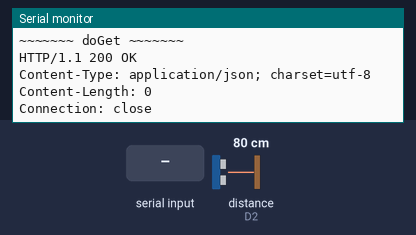
This sketch was run on a simulated ESP8266 (NodeMCU). On the bench: the last lines printed to the serial monitor. Wiring (inferred from the names in the program): ultrasonic range finder: trigger D1; echo D2. The inputs (shaded band) are chosen by the test bench; at power-on: distance to the obstacle (sensor on D2) 80 cm. The echo pulse lasts 58.3 µs per cm; WiFi joins after 1.5 s; servers stay silent unless stated; uploads are accepted with an empty reply.

Above: at 2.8 s.
2.9 s: "weight1: \n" received over Serial
10.4 s: "level1: \n" received over Serial
19.7 s: "1\n" received over Serial
30.5 s: distance to the obstacle (sensor on D2) set to 2 cm
At 37.4 s:
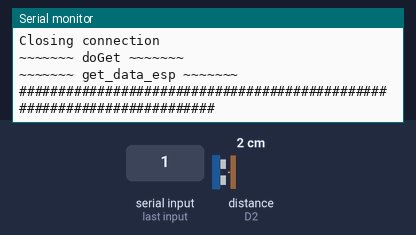
38.0 s: distance to the obstacle (sensor on D2) set to 4 cm
At 41.85 s:
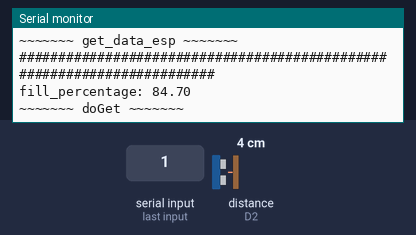
Timing chart, 0 to 43.4 s (numbered marks = the images above; inputs shaded):
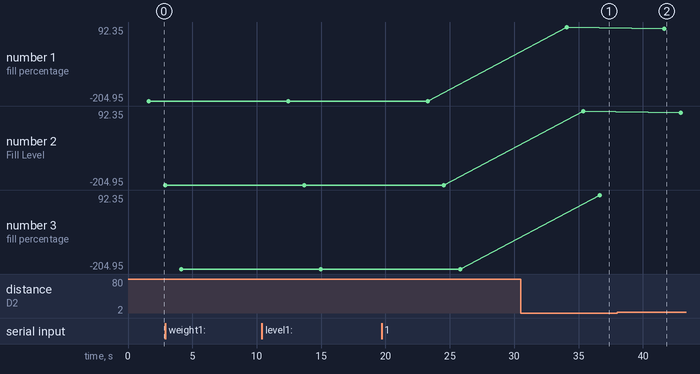

Measured:
- after the input at 30.5 s, the serial monitor: prints a new line after 3.6 s (image 1)
- after the input at 38.0 s, the serial monitor: prints a new line after 3.7 s (image 2)
- plotted number 1: -204.95 → 92.35 after the input at 30.5 s, 92.35 → 84.7 after the input at 38.0 s
- plotted number 2: -204.95 → 92.35 after the input at 30.5 s, 92.35 → 84.7 after the input at 38.0 s
- plotted number 3: -204.95 → 92.35 after the input at 30.5 s, 92.35 → 84.7 after the input at 38.0 s

The sketch:

ESP8266_XAMPP_Trashbin.ino
```cpp
#include <ESP8266WiFi.h>
#include <WiFiClient.h>

#include "HC_SR.h"

const char* ssid = "MINH";
const char* password = "123456789";
String ipAddress = "192.168.177.35";
const int httpPort = 8080;

const unsigned long eventInterval = 5000;
unsigned long previousTime = 0;

String UserID;
String weight1;
String weight2;

WiFiClient client;
void setup() {
    Serial.println("============ Setup ============");
    Serial.begin(115200);
    delay(100);
    // ------------- Connect to WiFi network
    Serial.print("Connecting to ");
    Serial.println(ssid);

    WiFi.begin(ssid, password);
    while (WiFi.status() != WL_CONNECTED) {
        delay(500);
        Serial.print(".");
    }
    Serial.println("WiFi connected");

    // Make GET request
    Serial.println("Making GET request...");
    while (!Serial) {
        ; // wait for serial port to connect. Needed for native USB port only
    }
}

void doGet(String get_command){
    Serial.println("~~~~~~~ doGet ~~~~~~~");
    //a.Connect
    if (!client.connect(ipAddress, httpPort)) {
        Serial.println("Connection failed");
        return;
    }
    //b.doGet
    client.print(get_command);
    //delay(500);
    String host = "Host: " + ipAddress + "\r\n";
    client.print(host);
    //c.Close Connection
    client.print("Connection: close\r\n\r\n");
    while (client.connected()) {
        String line = client.readStringUntil('\n');
        Serial.println(line);
    }
    Serial.print("get_command: "); Serial.println(get_command);
    Serial.println("Closing connection");
    Serial.println("~~~~~~~ doGet ~~~~~~~");
}

void get_data_esp(){
    Serial.println("~~~~~~~ get_data_esp ~~~~~~~");
    if (Serial.available() > 0) {
        String received = Serial.readString();
        //Code to split each elements from received string
        int first = 0;
        int last = 0;
        int index = 0;
        while (last >= 0) {
            last = received.indexOf('/', first);
            if (last >= 0) {
                String part = received.substring(first, last);
//                Serial.println(part);Serial.print(",");
                if (index == 0) {
                    UserID = part;
                } else if (index == 1) {
                    weight1 = part;
                }
                first = last + 1;
                index++;
            }
        }

        weight2 = received.substring(first);
        delay(1000);
//        Serial.print("UserID: ");
        Serial.println(UserID);
//        Serial.print("weight1: ");
        Serial.println(weight1);
//        Serial.print("weight2: ");
        Serial.println(weight2);
        String doGet_history2 = String("GET /IOC_Project/update_history.php?")
                    +  String("&UserID=") + String(UserID)
                    +  String("&OrganicWaste_kg=") + String(weight1)
                    +  String("&InorganicWaste_kg=") + String(weight2)
                    +  " HTTP/1.1\r\n";
        doGet(doGet_history2);
    }
}

void update_fillLevel(){
    float bin_height = 26.00;
    float level1 = trash_level(trigPin, echoPin);
    float fill_percentage = 100-((level1/bin_height)*100);

    //Serial.print("level1: ");Serial.println(level1);
    Serial.print("fill_percentage: ");Serial.println(fill_percentage);

    // Update fill level table //
    String doGet_fillLevel = String("GET /IOC_Project/update_Fill_Level.php?")
                    +  String("&BinID=") + String("1")
                    +  String("&Fill_Level=") + String(fill_percentage) //fill_percentage
                    +  " HTTP/1.1\r\n";
    doGet(doGet_fillLevel);
    // Update fill pct table // -- show avg of month of BinID '1'
    String doGet_fill_percentage = String("GET /IOC_Project/update_fill_pct.php?")
                    +  String("&BinID=") + String("1")
                    +  String("&fill_percentage=") + String(fill_percentage)
                    +  " HTTP/1.1\r\n";
    doGet(doGet_fill_percentage);
}


void loop(){
    update_fillLevel();
    get_data_esp();
    Serial.println("########################################################################");
    delay(5000);
}


/************************
Loop: Every 5 sec,
- update_fillLevel() |delay: 0
- get_data_esp |delay: 0
***********************/
```

HC_SR.cpp
```cpp
#include "HC_SR.h"

// defines variables
long duration;
float distance;
//long duration_2;
//float distance_2;

//void initHC_SR() {
//    pinMode(trigPin_2, OUTPUT); // Sets the trigPin as an Output
//    pinMode(echoPin_2, INPUT); // Sets the echoPin as an Input
//}

float trash_level(int trigPin, int echoPin) {
    //init
    pinMode(trigPin, OUTPUT); // Sets the trigPin as an Output
    pinMode(echoPin, INPUT); // Sets the echoPin as an Input

    // Clears the trigPin
    digitalWrite(trigPin, LOW);
    delayMicroseconds(100);
    // Sets the trigPin on HIGH state for 10 micro seconds
    digitalWrite(trigPin, HIGH);
    delayMicroseconds(10);
    digitalWrite(trigPin, LOW);

    // Reads the echoPin, returns the sound wave travel time in microseconds
    duration = pulseIn(echoPin, HIGH);
    // Calculating the distance
    distance = duration * 0.034 / 2;
    // Prints the distance on the Serial Monitor
//    Serial.print("Distance: ");
//    Serial.println(distance);
    return distance;

}
```

HC_SR.h
```cpp
#ifndef __HC_SR_H__
#define __HC_SR_H__

#include<Arduino.h>

//Huu co
#define trigPin D1
#define echoPin D2
//Vo co
#define trigPin2 D3
#define echoPin2 D4

//const int trigPin = 2;
//const int echoPin = 3;
//const int trigPin_2 = 4;
//const int echoPin_2 = 5;


void initHC_SR();
float trash_level(int trigPin, int echoPin);

#endif
```
